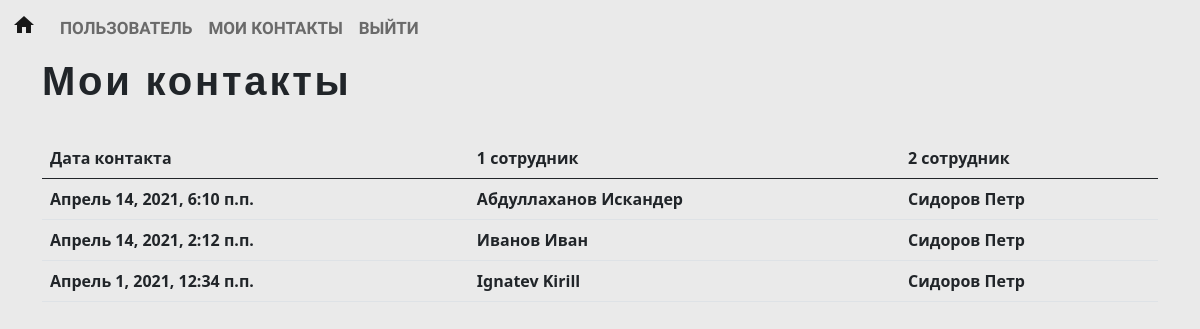
Before: /contacts (signed in) with the older database file.
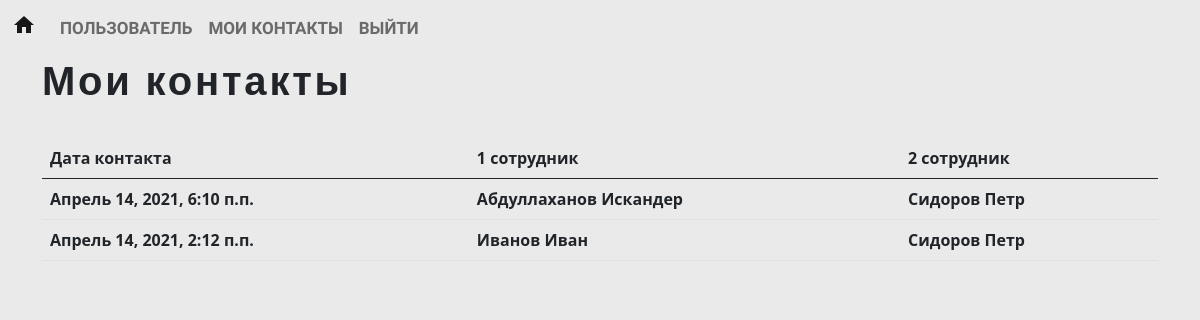
After: the same page with the newer database file.
### main/models.py (models this page shows, shortened)
class Contact(models.Model):
	first_user = models.ForeignKey(User, on_delete=models.CASCADE, related_name='+')
	second_user = models.ForeignKey(User, on_delete=models.CASCADE,  related_name='+')
	date = models.DateTimeField()
	class Meta:
		ordering = ('-date', )
		verbose_name = 'контакт'
		verbose_name_plural = 'контакты'

### main/views.py (the view)
# urls.py: path('contacts', views.contacts, name='contacts'),
def contacts(request):
	if not can_i_let_him_in(request):
		return redirect('login')
	user = request.user
	contact_list =  Contact.objects.all()
	if user.is_staff:
		return render(request, 'contacts.html', {'contacts' : contact_list, 'empty' : len(contact_list) == 0, 'to_ill' : True})
	our_contact_list = []
	for contact in contact_list:
		if contact.first_user.username == user.username or contact.second_user.username == user.username:
			our_contact_list.append(contact)
	return render(request, 'contacts.html', {'contacts' : our_contact_list, 'empty' : len(our_contact_list) == 0})

### main/views.py (called while the page is built)
def can_i_let_him_in(request):
	return (request.user.is_authenticated and not request.user.is_superuser)

### main/templates/contacts.html (shortened to what this page needs)
{% extends 'base.html' %}
{% block content %}
<div class="container">
	<h1 class="text_title">
		{% if request.user.is_staff %}
			Контакты сотрудников
		{% else %}
			Мои контакты
		{% endif %}
	</h1>
	<br>
	{% if not empty %}
		<div>
			<table class="table">
			  <thead>
			    <tr>
			      <th scope="col">Дата контакта</th>
			      <th scope="col">1 сотрудник</th>
			      <th scope="col">2 сотрудник</th>
			    </tr>
			  </thead>
			  <tbody>
			{% for contact in contacts %}
				{% if request.user.is_staff %}
				<tr>
					<th>{{contact.date}}</th>
					<th><a class="link-dark" href="{% url 'info_about_person' contact.first_user.id %}">{{contact.first_user.last_name}}  {{contact.first_user.first_name}}</a>
						{% if contact.first_user.groups.all.0.name == 'ill' %}
							<span class="material-icons text-danger">coronavirus</span>
						{% endif %}
					</th>
					<th><a class="link-dark" href="{% url 'info_about_person' contact.second_user.id %}">{{contact.second_user.last_name}} {{contact.second_user.first_name}}</a>
						{% if contact.second_user.groups.all.0.name == 'ill' %}
							<span class="material-icons text-danger">coronavirus</span>
					{% endif %}
					</th>
				</tr>
<!--     <tr>
      <th scope="row">1</th>
      <td>Mark</td>
      <td>Otto</td>
      <td>@mdo</td>
    </tr>
    <tr>
      <th scope="row">2</th>
      <td>Jacob</td>
      <td>Thornton</td>
      <td>@fat</td>
    </tr>
    <tr>
      <th scope="row">3</th>
      <td colspan="2">Larry the Bird</td>
      <td>@twitter</td>
    </tr> -->
				{% else %}
				<tr>
					<th>{{contact.date}}</th>
					<th>{{contact.first_user.last_name}} {{contact.first_user.first_name}}</th>
					<th>{{contact.second_user.last_name}} {{contact.second_user.first_name}}</th>
				</tr>
				{% endif %}
 			{% endfor %}
			  </tbody>
				</table>
		</div>
	{% endif %}
</div>
{% endblock %}

Changed rows visible on the page:
removed Contact: date "Апрель 1, 2021, 12:34 п.п.", first_user.last_name "Ignatev", first_user.first_name "Kirill", second_user.last_name "Сидоров", second_user.first_name "Петр"
